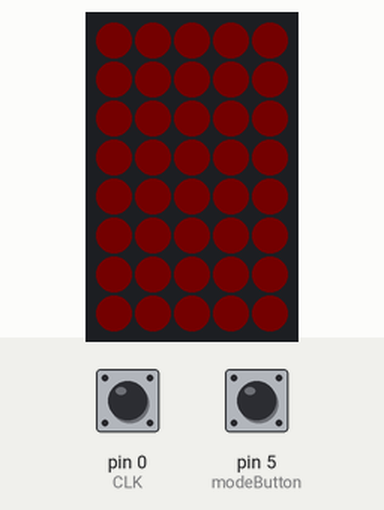
This sketch was run on a simulated Arduino Uno, built with avr-gcc and run on an emulated ATmega328P. Parts: 5×8 RGB LED matrix (first LED top left, wired row by row). The inputs (shaded band) are chosen by the test bench; at power-on: pin 5 (modeButton) LOW, pin 0 (CLK) HIGH. Dim RGB values are drawn brighter than linear; random numbers use the default seed unless the sketch sets one.

Above: at 5.1 s.
5.2 s: pin 5 (modeButton) pulsed HIGH 2 times (0.12 s each, 0.3 s apart)
At 5.71 s:
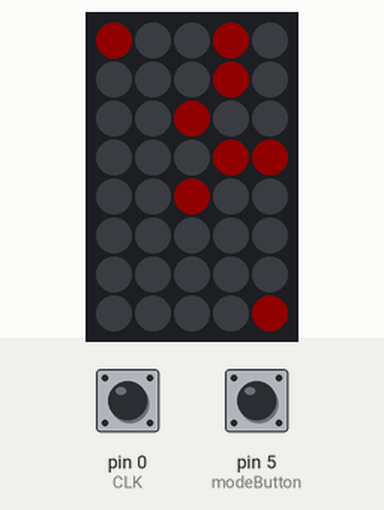
7.9 s: pin 5 (modeButton) pulled HIGH for 0.15 s
At 8.3 s:
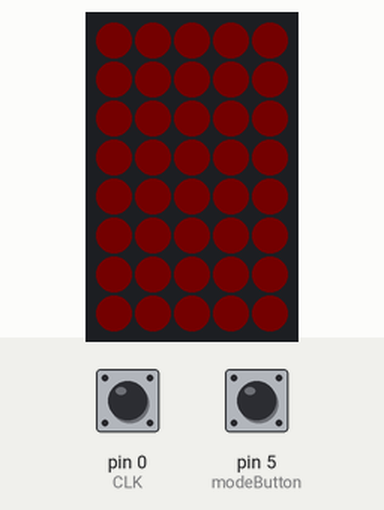
9.5 s: pin 5 (modeButton) pulled HIGH for 1 s
Timing chart, 0 to 12.5 s (numbered marks = the images above; inputs shaded):
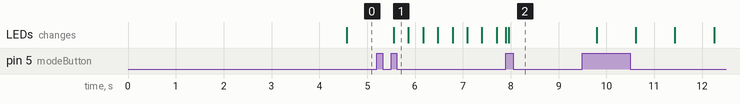

The sketch:

matrixtest.ino
```cpp
#include <Adafruit_GFX.h>
#include <Adafruit_NeoMatrix.h>
#include <Adafruit_NeoPixel.h>
#ifndef PSTR
#define PSTR
#endif

#define PIN 6

//MODES
// Mode 0 = static color, knob will change brightness
// Mode 1 = fade in and out, no delay in between, knob will change length of delay
// Mode 2 = fade in and out, adjustable delay, knob will change length of middle delay
// Mode 3 = sporatic blinking


Adafruit_NeoMatrix matrix = Adafruit_NeoMatrix(5, 8, PIN,
	NEO_MATRIX_TOP + NEO_MATRIX_RIGHT +
	NEO_MATRIX_COLUMNS + NEO_MATRIX_PROGRESSIVE,
	NEO_GRB + NEO_KHZ800);

const uint16_t colors[] = {
  matrix.Color(255, 0, 0), matrix.Color(0, 255, 0), matrix.Color(0, 0, 255),matrix.Color(0,0,0)
};


int clickButtonState;             // the current reading from the input pin
int lastClickButtonState = LOW;

int currentMode; //used for changing what mode the light is in

//Rotary Encoder Stuff
#define CLK 0
#define DT 1
#define SW 2
#define Button 10

//button for switching modes
#define modeButton 5

float blinkDelay1;
float blinkDelay2;
float scatterDelay;
int state;
int buttonState;
int Laststate;
int LastButtonState;
bool isPressing;

float counter;
float counterStop;
int brightness;
float colorVal;
float staticColorVal;
int switcher;

void setup() {
	currentMode = 1;
	blinkDelay1 = 1;
	blinkDelay2 = 1;
	scatterDelay = 10;

	pinMode(CLK, INPUT);
	pinMode(DT, INPUT);
	pinMode(SW, INPUT);
	pinMode(modeButton, INPUT);
	isPressing = false;
	Laststate = digitalRead(CLK);
	LastButtonState = LOW;

	Serial.begin(9600);
	brightness = 16;
	colorVal = 0;

	staticColorVal = 110;
	counter = 0;
	counterStop = 255;
	switcher = 1;
	matrix.begin();
	matrix.setBrightness(brightness);
	matrix.drawPixel(1, 1, colors[1]);
	matrix.drawRect(0, 0, 4, 7, matrix.Color(colorVal, 0, 0));
}


void loop() {
	buttonState = digitalRead(modeButton);
	if (buttonState == HIGH && LastButtonState != buttonState) { //this will run when turning counterclockwise
		if (currentMode < 3) {
			currentMode++;
		}
		else {
			currentMode = 0;
		}
	}

	if (currentMode == 0) {

		state = digitalRead(CLK);
		if (state != Laststate)
		{
			if (digitalRead(DT) != state)
			{
				if (staticColorVal > 0) {
					staticColorVal--;
				}
			}
			else
			{
				if (staticColorVal < 255) {
					staticColorVal++;
				}
			}

		}
		matrix.fillScreen(0);
		matrix.fillRect(0, 0, 5, 8, matrix.Color(staticColorVal, 0, 0));

		matrix.show();
	}
	else if (currentMode == 1) {
		state = digitalRead(CLK);
		if (state != Laststate)
		{
			if (digitalRead(DT) != state)
			{
				if (blinkDelay1 > 0.2) {
					blinkDelay1 = blinkDelay1 - 0.005;
					Serial.println(blinkDelay1);
				}
			}
			else
			{
				blinkDelay1 = blinkDelay1 + 0.005;
				Serial.println(blinkDelay1);
			}

		}

		matrix.fillScreen(0);
		matrix.fillRect(0, 0, 5, 8, matrix.Color(colorVal, 0, 0));
		if (counter < counterStop && switcher != -1) {
			colorVal = colorVal + switcher * blinkDelay1;

			counter = counter + blinkDelay1;
			if (colorVal > counterStop) {
				colorVal = counterStop;
				counter = counterStop;
			}
		}
		else if (counter > 0 && switcher != 1) {
			colorVal = colorVal + switcher * blinkDelay1;
			counter = counter - blinkDelay1;
			if (colorVal < 0) {
				colorVal = 0;
				counter = 0;
			}
		}
		else
		{
			switcher = switcher * -1;
		}

		matrix.show();
	}
	//adjust delay between pulses
	else if (currentMode == 2) {
		state = digitalRead(CLK);
		if (state != Laststate)
		{
			if (digitalRead(DT) != state)
			{
				if (blinkDelay2 > 1) {
					blinkDelay2 = blinkDelay2 - 1;
					Serial.println(blinkDelay2);
				}
			}
			else
			{
				blinkDelay2 = blinkDelay2 + 1;
				Serial.println(blinkDelay2);
			}

		}

		matrix.fillScreen(0);
		matrix.fillRect(0, 0, 5, 8, matrix.Color(colorVal, 0, 0));
		if (counter < counterStop && switcher != -1) {
			colorVal = colorVal + switcher * blinkDelay1;

			counter = counter + blinkDelay1;
			if (colorVal > counterStop) {
				colorVal = counterStop;
				counter = counterStop;
			}
		}
		else if (counter > 0 && switcher != 1) {
			colorVal = colorVal + switcher * blinkDelay1;
			counter = counter - blinkDelay1;
			if (colorVal < 0) {
				colorVal = 0;
				counter = 0;
			}
		}
		else
		{
			switcher = switcher * -1;
		}


		matrix.show();
		if (counter == 0) {
			delay(blinkDelay2);
		}
	}
	else if (currentMode == 3) {
		state = digitalRead(CLK);
		if (state != Laststate)
		{
			if (digitalRead(DT) != state)
			{
				if (scatterDelay > 10) {
					scatterDelay = scatterDelay - 10;
					Serial.println(scatterDelay);
				}
			}
			else
			{
				scatterDelay = scatterDelay + 10;
				Serial.println(scatterDelay);
			}

		}
		matrix.fillScreen(0);
		//this randomization is enough to create an interesting blinking pattern
		matrix.drawPixel(random(5), random(8), colors[0]);
		matrix.drawPixel(random(5), random(8), colors[0]);
		matrix.drawPixel(random(5), random(8), colors[0]);
		matrix.drawPixel(random(5), random(8), colors[0]);
		matrix.drawPixel(random(5), random(8), colors[0]);
		matrix.drawPixel(random(5), random(8), colors[0]);
		matrix.drawPixel(random(5), random(8), colors[0]);
		matrix.drawPixel(random(5), random(8), colors[0]);
		matrix.show();
		delay(scatterDelay); //the dial-set delay is used here, where it just uses a normal delay

	}

	LastButtonState = buttonState; //this sets the current button state to last button state for use on the next loop
}
```
